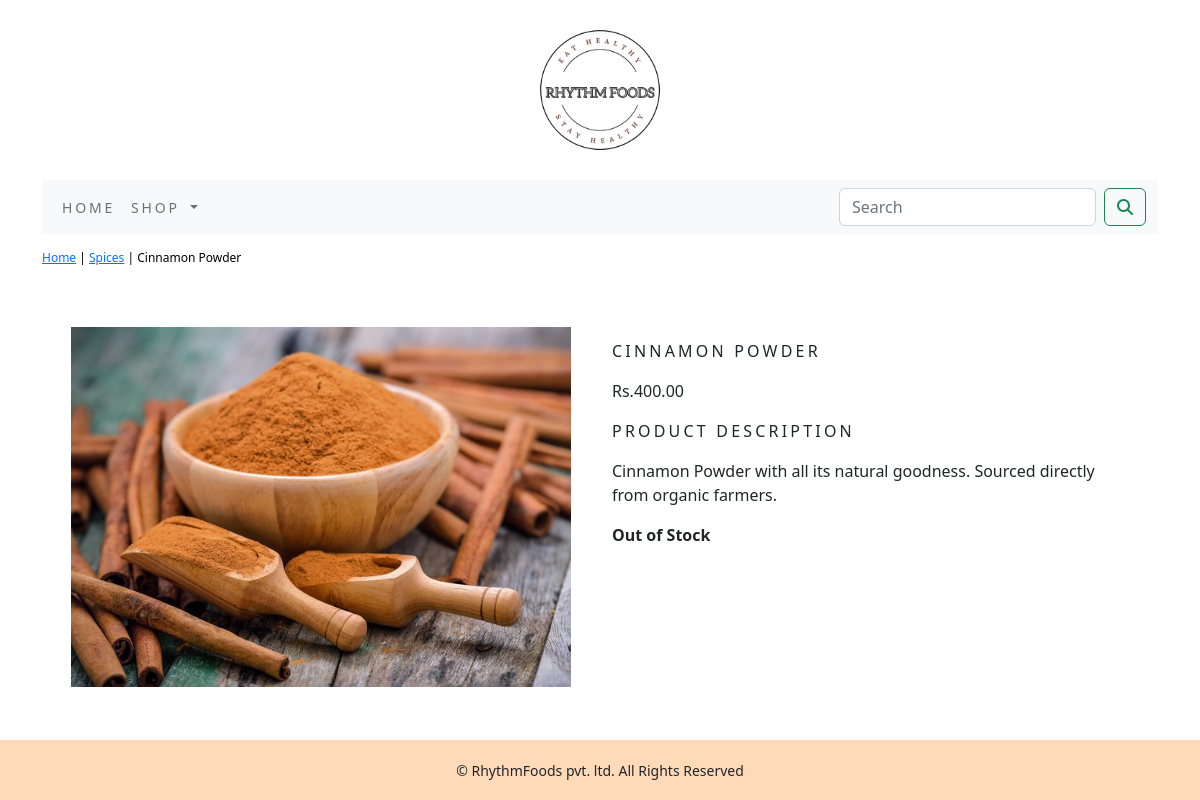
The page /shop/spices/cinnamon-powder/ on the database its author committed.
### shop/models.py (models this page shows, shortened)
class Product(models.Model):
    name = models.CharField(max_length=250,unique=True)
    slug = models.SlugField(max_length=250,unique=True)
    description = models.TextField(blank=True)
    price = models.DecimalField(max_digits=10,decimal_places=2)
    category = models.ForeignKey(Category,on_delete=models.CASCADE)
    image = models.ImageField(upload_to='product',blank=True)
    stock = models.IntegerField()
    available = models.BooleanField(default=True)
    created = models.DateTimeField(auto_now_add=True)
    updated = models.DateTimeField(auto_now=True)
    class Meta:
        ordering = ('name',)
        verbose_name = 'product'
        verbose_name_plural = 'products'

class Category(models.Model):
    name = models.CharField(max_length=250,unique=True)
    slug = models.SlugField(max_length=250,unique=True)
    description = models.TextField(blank=True)
    image = models.ImageField(upload_to='category',blank=True)
    class Meta:
        ordering = ('name',)
        verbose_name = 'category'
        verbose_name_plural = 'categories'
    def get_url(self):
        return reverse('shop:products_by_category',args=[self.slug])
    def __str__(self):
        return '{}'.format(self.name)

### shop/views.py (the view)
# urls.py: path('<slug:c_slug>/<slug:product_slug>/',views.proDetail,name='prodCatdetail'),
def proDetail(request,c_slug,product_slug):
    try:
        product=Product.objects.get(category__slug=c_slug,slug=product_slug)
    except Exception as e:
        raise e
    return render(request,'product.html',{"product":product})

### cart/context_processors.py (called while the page is built)
def counter(request):
    item_count=0
    if 'admin' in request.path:
        return {}
    else:
        try:
            cart=Cart.objects.filter(cart_id=_cart_id(request))
            car_items=CartItem.objects.all().filter(cart=cart[:1])
            for cart_item in car_items:
                item_count += cart_item.quantity
        except Cart.DoesNotExist:
            item_count =0
    return dict(item_count=item_count)

### cart/views.py (called while the page is built)
def _cart_id(request):
    cart=request.session.session_key
    if not cart:
        cart=request.session.create()
    return cart

### shop/context_processors.py (called while the page is built)
def menu_links(request):
    links=Category.objects.all()
    return dict(links=links)

### templates/product.html (shortened to what this page needs)
{% extends 'base.html' %}
{% load static %}
{% block content %}
<div class="row my_prod_row_class">
    <div class="mx-auto">
        <p> <a href="{% url 'shop:allProdCat' %}">Home</a> | <a href="{{product.category.get_url}}">{{product.category}}</a> | {{product.name}} </p>
    </div>
</div>
    <div class="container">
<br>
<div class="row">
    <div class="col-12 col-sm-12 col-md-12 col-lg-6 text-center">
        <div style="min-width:18rem">
            <img src="{{product.image.url}}" alt="{{product.name}}" width="500px" height="360px">
        </div>
    </div>
        <div class="col-12 col-sm-12 col-md-12 col-lg-6">
            <div>
            <h1 class="my_prod_title">{{product.name}}</h1>
            <p>Rs.{{product.price}}</p>
            <p class="my_title">Product Description</p>
            <p class="text-justify my_prod_text">{{product.description}}</p>
            {% if product.stock <= 0 %}
            <p class="text-justify my_prod_text"><b>Out of Stock</b></p>
            {% else %}
            <a class="btn btn-secondary" href="{% url 'cart:add_cart' product.id %}">Add to Cart</a>
            {% endif %}
        </div>
    </div>
</div>
    </div>
{% endblock %}

### static/css/custom.css (style rules this page uses)
body { font-family: 'Roboto', sans-serif; }
.my_title { font-size: 16px; text-transform: uppercase; letter-spacing: .2em; }
.my_prod_row_class { padding-top: 15px; padding-bottom: 20px; }
.my_prod_row_class .mx-auto { color: #000; font-size: 12px; text-decoration: none; }
.my_prod_title { font-size: 16px; text-transform: uppercase; letter-spacing: .2em; padding-top: 15px; padding-bottom: 10px; }
.my_prod_text { padding-right: 20px; }

### rows shown on the page
Product: category "Spices", name "Cinnamon Powder", image (picture), name "CINNAMON POWDER", price "400.00", description "Cinnamon Powder with all its natural goodness. Sourced directly from organic farmers."
